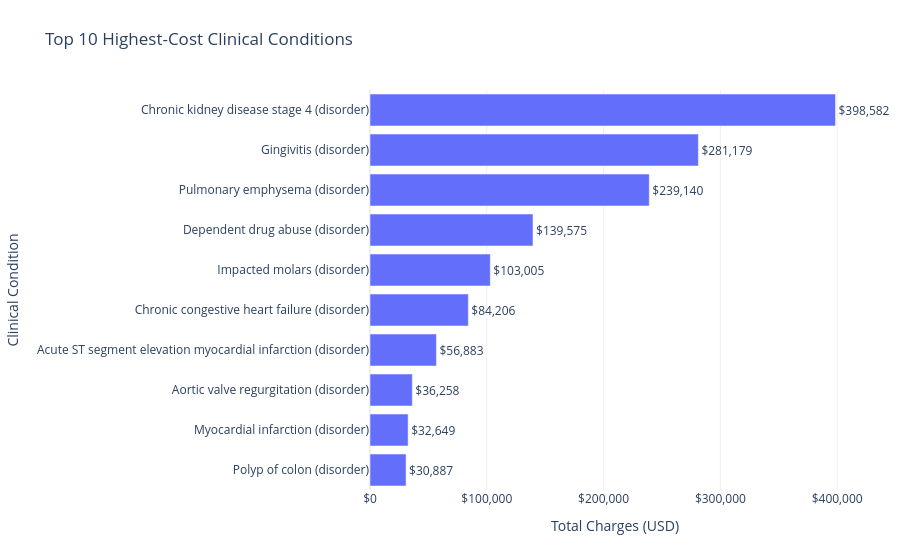

Notebook code for this chart:
### Markdown cell above
### Executive visualization

### Code cell
import plotly.express as px

top_diagnoses = clinical_diagnosis_summary.loc[
    ~clinical_diagnosis_summary["DESCRIPTION"]
    .str.startswith("Unmapped SNOMED", na=False)
].head(10)

fig = px.bar(
    top_diagnoses.sort_values("Total_Charges"),
    x="Total_Charges",
    y="DESCRIPTION",
    orientation="h",
    text="Total_Charges",
    title="Top 10 Highest-Cost Clinical Conditions"
)

fig.update_traces(
    texttemplate="$%{text:,.0f}",
    textposition="outside",
    cliponaxis=False
)

fig.update_layout(
    template="plotly_white",
    xaxis_title="Total Charges (USD)",
    yaxis_title="Clinical Condition",
    xaxis_tickprefix="$",
    xaxis_tickformat=",.0f",
    margin=dict(t=90, r=40, b=70, l=220)
)

fig.show()

### Figure 1 — Plotly figure (JSON) as saved in the notebook; plotly's stock layout.template omitted (floating-point values rounded to 4 significant figures)
{"data": [{"cliponaxis": false, "hovertemplate": "Total_Charges=%{text}<br>DESCRIPTION=%{y}<extra></extra>", "legendgroup": "", "marker": {"color": "#636efa", "pattern": {"shape": ""}}, "name": "", "orientation": "h", "showlegend": false, "text": [30890.0, 32650.0, 36260.0, 56880.0, 84210.0, 103000.0, 139600.0, 239100.0, 281200.0, 398600.0], "textposition": "outside", "texttemplate": "$%{text:,.0f}", "type": "bar", "x": [30890.0, 32650.0, 36260.0, 56880.0, 84210.0, 103000.0, 139600.0, 239100.0, 281200.0, 398600.0], "xaxis": "x", "y": ["Polyp of colon (disorder)", "Myocardial infarction (disorder)", "Aortic valve regurgitation (disorder)", "Acute ST segment elevation myocardial infarction (disorder)", "Chronic congestive heart failure (disorder)", "Impacted molars (disorder)", "Dependent drug abuse (disorder)", "Pulmonary emphysema (disorder)", "Gingivitis (disorder)", "Chronic kidney disease stage 4 (disorder)"], "yaxis": "y"}], "layout": {"barmode": "relative", "legend": {"tracegroupgap": 0}, "margin": {"b": 70, "l": 220, "r": 40, "t": 90}, "title": {"text": "Top 10 Highest-Cost Clinical Conditions"}, "xaxis": {"anchor": "y", "domain": [0, 1], "tickformat": ",.0f", "tickprefix": "$", "title": {"text": "Total Charges (USD)"}}, "yaxis": {"anchor": "x", "domain": [0, 1], "title": {"text": "Clinical Condition"}}}}
